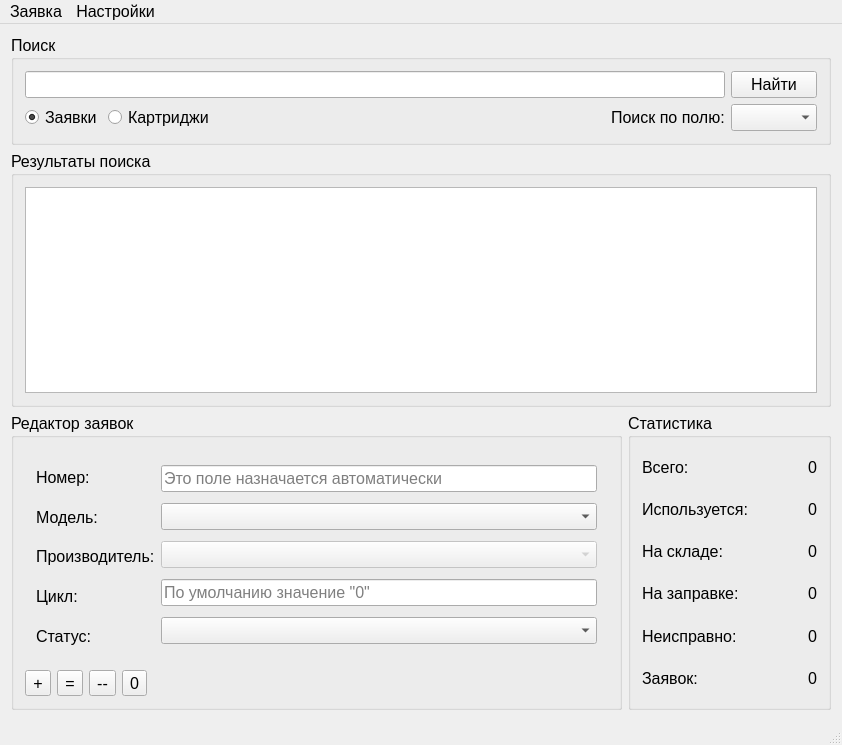
<?xml version="1.0" encoding="UTF-8"?>
<ui version="4.0">
 <class>MainWindow</class>
 <widget class="QMainWindow" name="MainWindow">
  <property name="geometry">
   <rect>
    <x>0</x>
    <y>0</y>
    <width>842</width>
    <height>745</height>
   </rect>
  </property>
  <property name="font">
   <font>
    <pointsize>12</pointsize>
   </font>
  </property>
  <property name="windowTitle">
   <string>MainWindow</string>
  </property>
  <widget class="QWidget" name="centralWidget">
   <layout class="QVBoxLayout" name="verticalLayout_10" stretch="1,4,4">
    <item>
     <widget class="QGroupBox" name="gbSearch">
      <property name="title">
       <string>Поиск</string>
      </property>
      <layout class="QHBoxLayout" name="horizontalLayout_2">
       <item>
        <layout class="QVBoxLayout" name="verticalLayout_2">
         <item>
          <widget class="QLineEdit" name="leSearch"/>
         </item>
         <item>
          <layout class="QHBoxLayout" name="horizontalLayout">
           <item>
            <widget class="QRadioButton" name="rbSearchRequests">
             <property name="text">
              <string>Заявки</string>
             </property>
             <property name="checked">
              <bool>true</bool>
             </property>
            </widget>
           </item>
           <item>
            <widget class="QRadioButton" name="rbSearchCartridges">
             <property name="text">
              <string>Картриджи</string>
             </property>
             <property name="checked">
              <bool>false</bool>
             </property>
            </widget>
           </item>
           <item>
            <spacer name="horizontalSpacer">
             <property name="orientation">
              <enum>Qt::Horizontal</enum>
             </property>
             <property name="sizeHint" stdset="0">
              <size>
               <width>40</width>
               <height>20</height>
              </size>
             </property>
            </spacer>
           </item>
           <item>
            <widget class="QLabel" name="lblSearchIn">
             <property name="text">
              <string>Поиск по полю:</string>
             </property>
            </widget>
           </item>
          </layout>
         </item>
        </layout>
       </item>
       <item>
        <layout class="QVBoxLayout" name="verticalLayout_11">
         <item>
          <widget class="QPushButton" name="pbSearch">
           <property name="text">
            <string>Найти</string>
           </property>
           <property name="icon">
            <iconset resource="res.qrc">
             <normaloff>:/pic/action_search.png</normaloff>:/pic/action_search.png</iconset>
           </property>
          </widget>
         </item>
         <item>
          <widget class="QComboBox" name="cbSearchIn"/>
         </item>
        </layout>
       </item>
      </layout>
      <zorder></zorder>
      <zorder></zorder>
     </widget>
    </item>
    <item>
     <widget class="QGroupBox" name="gbResult">
      <property name="title">
       <string>Результаты поиска</string>
      </property>
      <layout class="QVBoxLayout" name="verticalLayout">
       <item>
        <widget class="QTableWidget" name="twResult"/>
       </item>
      </layout>
     </widget>
    </item>
    <item>
     <layout class="QHBoxLayout" name="horizontalLayout_5" stretch="3,1">
      <item>
       <widget class="QGroupBox" name="gbEditor">
        <property name="title">
         <string>Редактор заявок</string>
        </property>
        <property name="flat">
         <bool>false</bool>
        </property>
        <layout class="QVBoxLayout" name="verticalLayout_9" stretch="8,1">
         <item>
          <widget class="QStackedWidget" name="swRecordInfo">
           <property name="currentIndex">
            <number>1</number>
           </property>
           <widget class="QWidget" name="requestPage">
            <layout class="QHBoxLayout" name="horizontalLayout_7">
             <item>
              <layout class="QHBoxLayout" name="horizontalLayout_6">
               <item>
                <layout class="QVBoxLayout" name="verticalLayout_7">
                 <item>
                  <widget class="QLabel" name="label_13">
                   <property name="text">
                    <string>Номер:</string>
                   </property>
                  </widget>
                 </item>
                 <item>
                  <widget class="QLabel" name="label_14">
                   <property name="text">
                    <string>Дата:</string>
                   </property>
                  </widget>
                 </item>
                 <item>
                  <widget class="QLabel" name="label_15">
                   <property name="text">
                    <string>Автор:</string>
                   </property>
                  </widget>
                 </item>
                 <item>
                  <widget class="QLabel" name="label_16">
                   <property name="text">
                    <string>Подразделние:</string>
                   </property>
                  </widget>
                 </item>
                 <item>
                  <widget class="QLabel" name="label_17">
                   <property name="text">
                    <string>Картридж:</string>
                   </property>
                  </widget>
                 </item>
                 <item>
                  <widget class="QLabel" name="label_18">
                   <property name="text">
                    <string>Исполнитель:</string>
                   </property>
                  </widget>
                 </item>
                </layout>
               </item>
               <item>
                <layout class="QVBoxLayout" name="verticalLayout_8">
                 <item>
                  <widget class="QLineEdit" name="leRequestID">
                   <property name="readOnly">
                    <bool>true</bool>
                   </property>
                   <property name="placeholderText">
                    <string>Это поле назначается автоматически</string>
                   </property>
                  </widget>
                 </item>
                 <item>
                  <widget class="QDateTimeEdit" name="dtRequestDate">
                   <property name="calendarPopup">
                    <bool>true</bool>
                   </property>
                  </widget>
                 </item>
                 <item>
                  <widget class="QLineEdit" name="leRequestEnvoy">
                   <property name="placeholderText">
                    <string>Например, Петров И. В.</string>
                   </property>
                  </widget>
                 </item>
                 <item>
                  <widget class="QComboBox" name="cbRequestDepartment"/>
                 </item>
                 <item>
                  <widget class="QLineEdit" name="leRequestCartridge">
                   <property name="placeholderText">
                    <string>Введите номер картриджа, который Вам выдали</string>
                   </property>
                  </widget>
                 </item>
                 <item>
                  <widget class="QComboBox" name="cbRequestExecutor"/>
                 </item>
                </layout>
               </item>
              </layout>
             </item>
            </layout>
           </widget>
           <widget class="QWidget" name="cartridgePage">
            <layout class="QHBoxLayout" name="horizontalLayout_8">
             <item>
              <layout class="QVBoxLayout" name="verticalLayout_3">
               <item>
                <widget class="QLabel" name="label_7">
                 <property name="text">
                  <string>Номер:</string>
                 </property>
                </widget>
               </item>
               <item>
                <widget class="QLabel" name="label_8">
                 <property name="text">
                  <string>Модель:</string>
                 </property>
                </widget>
               </item>
               <item>
                <widget class="QLabel" name="label_9">
                 <property name="text">
                  <string>Производитель:</string>
                 </property>
                </widget>
               </item>
               <item>
                <widget class="QLabel" name="label_10">
                 <property name="text">
                  <string>Цикл:</string>
                 </property>
                </widget>
               </item>
               <item>
                <widget class="QLabel" name="label_11">
                 <property name="text">
                  <string>Статус:</string>
                 </property>
                </widget>
               </item>
              </layout>
             </item>
             <item>
              <layout class="QVBoxLayout" name="verticalLayout_4">
               <item>
                <widget class="QLineEdit" name="leCartridgeID">
                 <property name="alignment">
                  <set>Qt::AlignLeading|Qt::AlignLeft|Qt::AlignVCenter</set>
                 </property>
                 <property name="readOnly">
                  <bool>true</bool>
                 </property>
                 <property name="placeholderText">
                  <string>Это поле назначается автоматически</string>
                 </property>
                </widget>
               </item>
               <item>
                <widget class="QComboBox" name="cbCartridgeModel"/>
               </item>
               <item>
                <widget class="QComboBox" name="cbCartridgeVendor">
                 <property name="enabled">
                  <bool>false</bool>
                 </property>
                </widget>
               </item>
               <item>
                <widget class="QLineEdit" name="leCartridgeCycle">
                 <property name="text">
                  <string/>
                 </property>
                 <property name="alignment">
                  <set>Qt::AlignLeading|Qt::AlignLeft|Qt::AlignVCenter</set>
                 </property>
                 <property name="placeholderText">
                  <string>По умолчанию значение &quot;0&quot;</string>
                 </property>
                </widget>
               </item>
               <item>
                <widget class="QComboBox" name="cbCartridgeStatus"/>
               </item>
              </layout>
             </item>
            </layout>
           </widget>
          </widget>
         </item>
         <item>
          <layout class="QHBoxLayout" name="horizontalLayout_4" stretch="1,1,1,1,10">
           <item>
            <widget class="QToolButton" name="tbAddRecord">
             <property name="text">
              <string>+</string>
             </property>
             <property name="icon">
              <iconset resource="res.qrc">
               <normaloff>:/pic/action_new.png</normaloff>:/pic/action_new.png</iconset>
             </property>
             <property name="iconSize">
              <size>
               <width>32</width>
               <height>32</height>
              </size>
             </property>
            </widget>
           </item>
           <item>
            <widget class="QToolButton" name="tbEditRecord">
             <property name="text">
              <string>=</string>
             </property>
             <property name="icon">
              <iconset resource="res.qrc">
               <normaloff>:/pic/action_edit.png</normaloff>:/pic/action_edit.png</iconset>
             </property>
             <property name="iconSize">
              <size>
               <width>32</width>
               <height>32</height>
              </size>
             </property>
            </widget>
           </item>
           <item>
            <widget class="QToolButton" name="tbDeleteRecord">
             <property name="text">
              <string>--</string>
             </property>
             <property name="icon">
              <iconset resource="res.qrc">
               <normaloff>:/pic/action_delete.png</normaloff>:/pic/action_delete.png</iconset>
             </property>
             <property name="iconSize">
              <size>
               <width>32</width>
               <height>32</height>
              </size>
             </property>
            </widget>
           </item>
           <item>
            <widget class="QToolButton" name="tbClearForm">
             <property name="text">
              <string>0</string>
             </property>
             <property name="icon">
              <iconset resource="res.qrc">
               <normaloff>:/pic/action_null.png</normaloff>:/pic/action_null.png</iconset>
             </property>
             <property name="iconSize">
              <size>
               <width>32</width>
               <height>32</height>
              </size>
             </property>
            </widget>
           </item>
           <item>
            <spacer name="horizontalSpacer_2">
             <property name="orientation">
              <enum>Qt::Horizontal</enum>
             </property>
             <property name="sizeHint" stdset="0">
              <size>
               <width>40</width>
               <height>20</height>
              </size>
             </property>
            </spacer>
           </item>
          </layout>
         </item>
        </layout>
       </widget>
      </item>
      <item>
       <widget class="QGroupBox" name="gbStatistics">
        <property name="title">
         <string>Статистика</string>
        </property>
        <layout class="QHBoxLayout" name="horizontalLayout_3" stretch="10,1">
         <item>
          <layout class="QVBoxLayout" name="verticalLayout_5">
           <item>
            <widget class="QLabel" name="label">
             <property name="text">
              <string>Всего:</string>
             </property>
            </widget>
           </item>
           <item>
            <widget class="QLabel" name="label_2">
             <property name="text">
              <string>Используется:</string>
             </property>
            </widget>
           </item>
           <item>
            <widget class="QLabel" name="label_3">
             <property name="text">
              <string>На складе:</string>
             </property>
            </widget>
           </item>
           <item>
            <widget class="QLabel" name="label_4">
             <property name="text">
              <string>На заправке:</string>
             </property>
            </widget>
           </item>
           <item>
            <widget class="QLabel" name="label_5">
             <property name="text">
              <string>Неисправно:</string>
             </property>
            </widget>
           </item>
           <item>
            <widget class="QLabel" name="label_6">
             <property name="text">
              <string>Заявок:</string>
             </property>
            </widget>
           </item>
          </layout>
         </item>
         <item>
          <layout class="QVBoxLayout" name="verticalLayout_6">
           <item>
            <widget class="QLabel" name="lblTotalValue">
             <property name="text">
              <string>0</string>
             </property>
             <property name="alignment">
              <set>Qt::AlignRight|Qt::AlignTrailing|Qt::AlignVCenter</set>
             </property>
            </widget>
           </item>
           <item>
            <widget class="QLabel" name="lblUseValue">
             <property name="text">
              <string>0</string>
             </property>
             <property name="alignment">
              <set>Qt::AlignRight|Qt::AlignTrailing|Qt::AlignVCenter</set>
             </property>
            </widget>
           </item>
           <item>
            <widget class="QLabel" name="lblWireValue">
             <property name="text">
              <string>0</string>
             </property>
             <property name="alignment">
              <set>Qt::AlignRight|Qt::AlignTrailing|Qt::AlignVCenter</set>
             </property>
            </widget>
           </item>
           <item>
            <widget class="QLabel" name="lblServiceValue">
             <property name="text">
              <string>0</string>
             </property>
             <property name="alignment">
              <set>Qt::AlignRight|Qt::AlignTrailing|Qt::AlignVCenter</set>
             </property>
            </widget>
           </item>
           <item>
            <widget class="QLabel" name="lblBrokenValue">
             <property name="text">
              <string>0</string>
             </property>
             <property name="alignment">
              <set>Qt::AlignRight|Qt::AlignTrailing|Qt::AlignVCenter</set>
             </property>
            </widget>
           </item>
           <item>
            <widget class="QLabel" name="lblMiddleValue">
             <property name="text">
              <string>0</string>
             </property>
             <property name="alignment">
              <set>Qt::AlignRight|Qt::AlignTrailing|Qt::AlignVCenter</set>
             </property>
            </widget>
           </item>
          </layout>
         </item>
        </layout>
        <zorder></zorder>
        <zorder></zorder>
       </widget>
      </item>
     </layout>
    </item>
   </layout>
  </widget>
  <widget class="QMenuBar" name="menuBar">
   <property name="geometry">
    <rect>
     <x>0</x>
     <y>0</y>
     <width>842</width>
     <height>31</height>
    </rect>
   </property>
   <widget class="QMenu" name="menu">
    <property name="title">
     <string>Заявка</string>
    </property>
    <addaction name="requestNew"/>
    <addaction name="requestEdit"/>
    <addaction name="requestDelete"/>
   </widget>
   <widget class="QMenu" name="menu_3">
    <property name="title">
     <string>Настройки</string>
    </property>
    <widget class="QMenu" name="menu_4">
     <property name="title">
      <string>Картриджи</string>
     </property>
     <addaction name="cartridgeModelAction"/>
     <addaction name="cartridgeVendorAction"/>
    </widget>
    <addaction name="prefDatabase"/>
    <addaction name="prefEmploye"/>
    <addaction name="prefDepartment"/>
    <addaction name="menu_4"/>
   </widget>
   <addaction name="menu"/>
   <addaction name="menu_3"/>
  </widget>
  <widget class="QStatusBar" name="statusBar"/>
  <action name="requestNew">
   <property name="text">
    <string>Новая</string>
   </property>
  </action>
  <action name="requestEdit">
   <property name="text">
    <string>Редактировать</string>
   </property>
  </action>
  <action name="requestDelete">
   <property name="text">
    <string>Удалить</string>
   </property>
  </action>
  <action name="action_4">
   <property name="text">
    <string>Новый</string>
   </property>
  </action>
  <action name="cartridgeEdit">
   <property name="text">
    <string>Редактировать</string>
   </property>
  </action>
  <action name="action_6">
   <property name="text">
    <string>Удалить</string>
   </property>
  </action>
  <action name="cartridgeModel">
   <property name="text">
    <string>Модель</string>
   </property>
  </action>
  <action name="cartridgeVendor">
   <property name="text">
    <string>Производитель</string>
   </property>
  </action>
  <action name="cartridgeCompatibility">
   <property name="text">
    <string>Совместимость</string>
   </property>
  </action>
  <action name="prefDatabase">
   <property name="icon">
    <iconset resource="res.qrc">
     <normaloff>:/pic/pref_db.png</normaloff>:/pic/pref_db.png</iconset>
   </property>
   <property name="text">
    <string>База данных</string>
   </property>
  </action>
  <action name="prefEmploye">
   <property name="icon">
    <iconset resource="res.qrc">
     <normaloff>:/pic/pref_employe.png</normaloff>:/pic/pref_employe.png</iconset>
   </property>
   <property name="text">
    <string>Сотрудники</string>
   </property>
  </action>
  <action name="prefDepartment">
   <property name="icon">
    <iconset resource="res.qrc">
     <normaloff>:/pic/pref_struct.png</normaloff>:/pic/pref_struct.png</iconset>
   </property>
   <property name="text">
    <string>Подразделения</string>
   </property>
  </action>
  <action name="cartridgeModelAction">
   <property name="icon">
    <iconset resource="res.qrc">
     <normaloff>:/pic/pref_cartridge_model.png</normaloff>:/pic/pref_cartridge_model.png</iconset>
   </property>
   <property name="text">
    <string>Модель</string>
   </property>
  </action>
  <action name="cartridgeVendorAction">
   <property name="icon">
    <iconset resource="res.qrc">
     <normaloff>:/pic/pref_cartridge_vendor.png</normaloff>:/pic/pref_cartridge_vendor.png</iconset>
   </property>
   <property name="text">
    <string>Производитель</string>
   </property>
  </action>
 </widget>
 <layoutdefault spacing="6" margin="11"/>
 <tabstops>
  <tabstop>leSearch</tabstop>
  <tabstop>pbSearch</tabstop>
  <tabstop>rbSearchRequests</tabstop>
  <tabstop>rbSearchCartridges</tabstop>
  <tabstop>cbSearchIn</tabstop>
  <tabstop>twResult</tabstop>
  <tabstop>tbAddRecord</tabstop>
  <tabstop>tbEditRecord</tabstop>
  <tabstop>tbDeleteRecord</tabstop>
  <tabstop>tbClearForm</tabstop>
 </tabstops>
 <resources>
  <include location="res.qrc"/>
 </resources>
 <connections/>
</ui>
